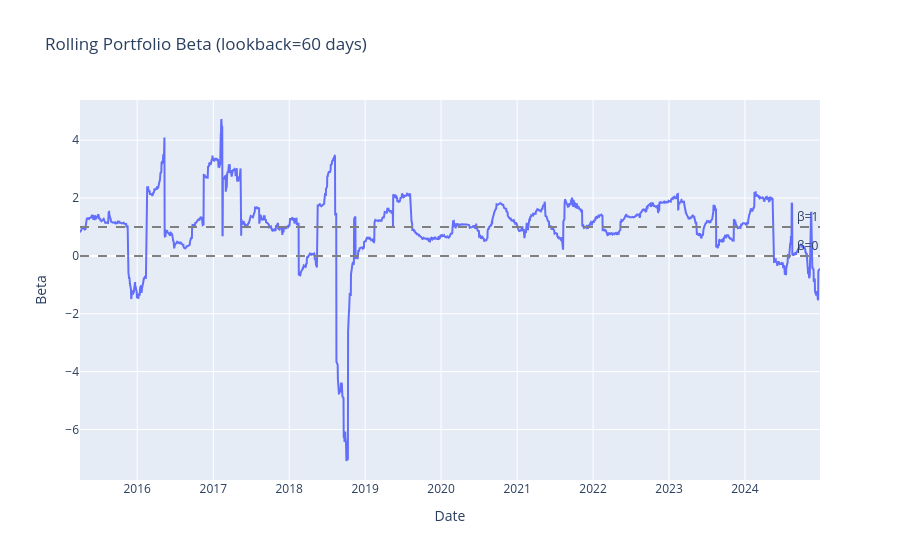

Here is the notebook cell this chart was saved with:
### Markdown cell above
## Portfolio Beta

Track portfolio beta over time vs SPY.

### Code cell
# Plot portfolio beta over time
fig_beta = result.plot_portfolio_beta()
fig_beta.show()

### Figure 1 — Plotly figure (JSON) as saved in the notebook; plotly's stock layout.template omitted (floating-point values rounded to 4 significant figures; data arrays with more than 128 entries replaced by an {"elided": "..."} marker saying what was removed)
{"data": [{"hovertemplate": "Date: %{x|%Y-%m-%d}<br>Beta: %{y:.4f}<extra></extra>", "line": {"width": 2}, "mode": "lines", "name": "Portfolio Beta", "type": "scatter", "x": {"elided": "2453 str values"}, "y": {"elided": "2453 float values"}}], "layout": {"annotations": [{"showarrow": false, "text": "β=1", "x": 1, "xanchor": "right", "xref": "x domain", "y": 1, "yanchor": "bottom", "yref": "y"}, {"showarrow": false, "text": "β=0", "x": 1, "xanchor": "right", "xref": "x domain", "y": 0, "yanchor": "bottom", "yref": "y"}], "hovermode": "x unified", "shapes": [{"line": {"color": "gray", "dash": "dash"}, "type": "line", "x0": 0, "x1": 1, "xref": "x domain", "y0": 1, "y1": 1, "yref": "y"}, {"line": {"color": "gray", "dash": "dash"}, "type": "line", "x0": 0, "x1": 1, "xref": "x domain", "y0": 0, "y1": 0, "yref": "y"}], "title": {"text": "Rolling Portfolio Beta (lookback=60 days)"}, "xaxis": {"title": {"text": "Date"}}, "yaxis": {"title": {"text": "Beta"}}}}
